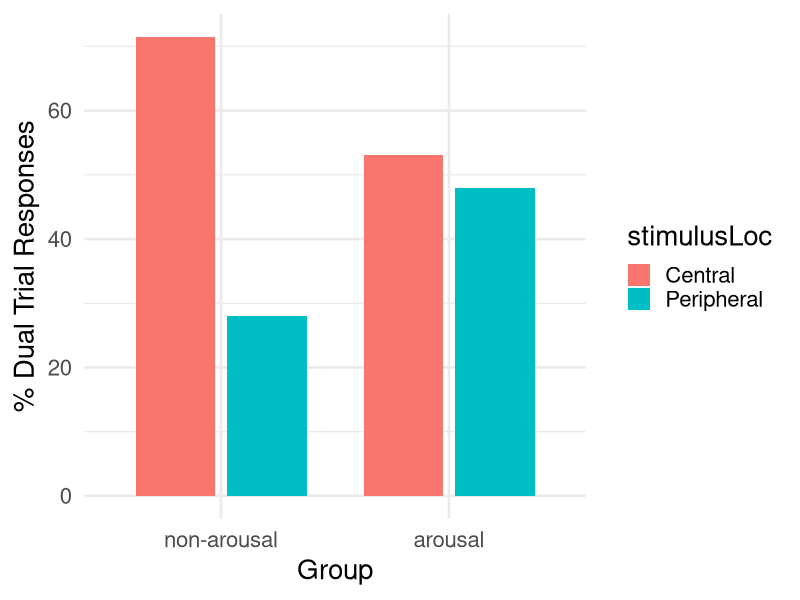
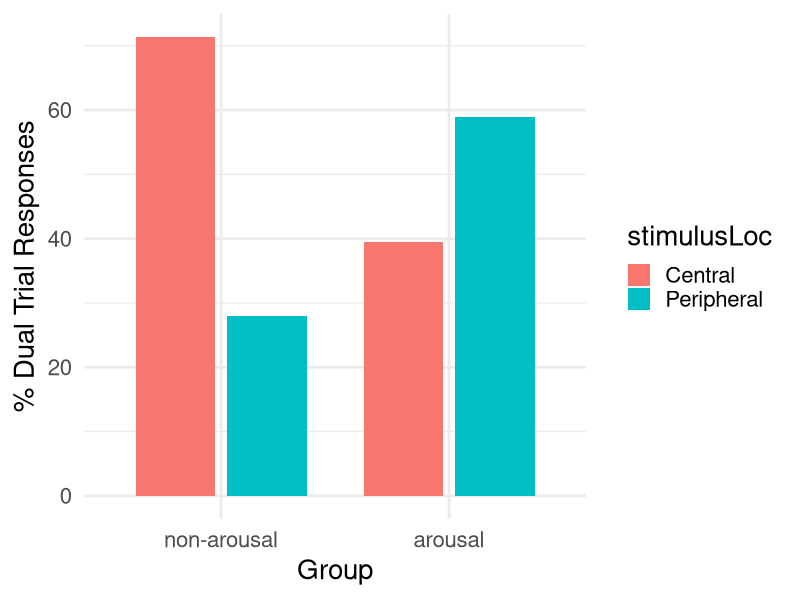
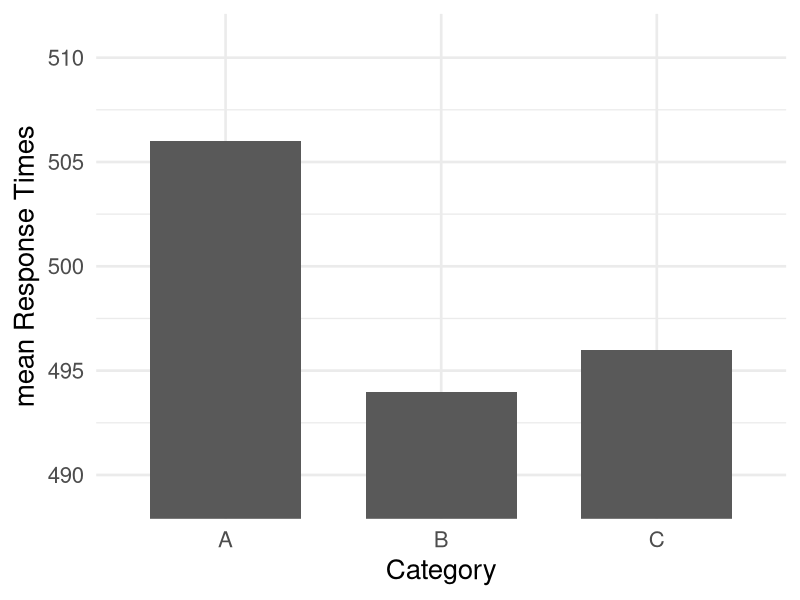
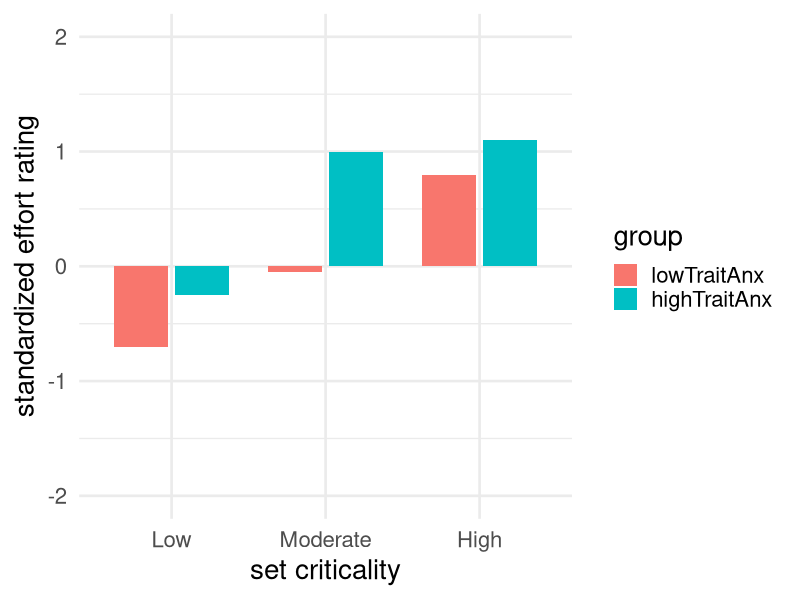
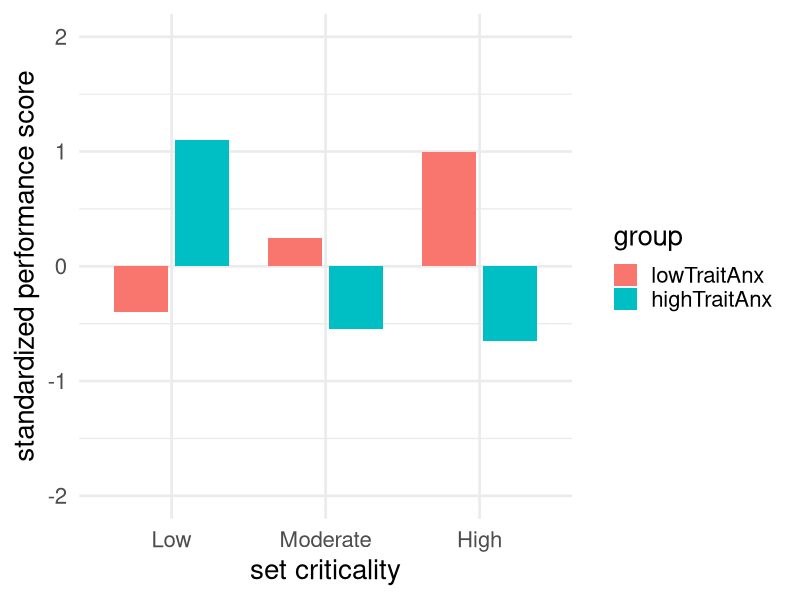
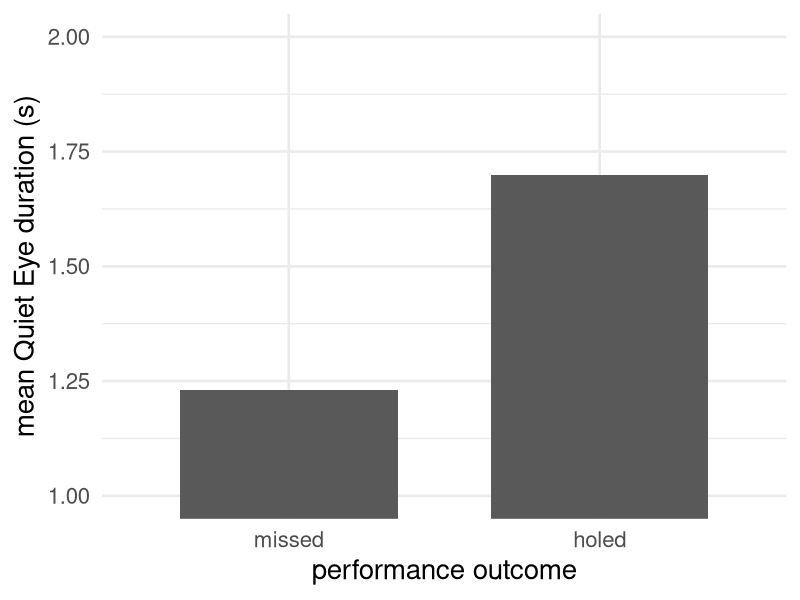
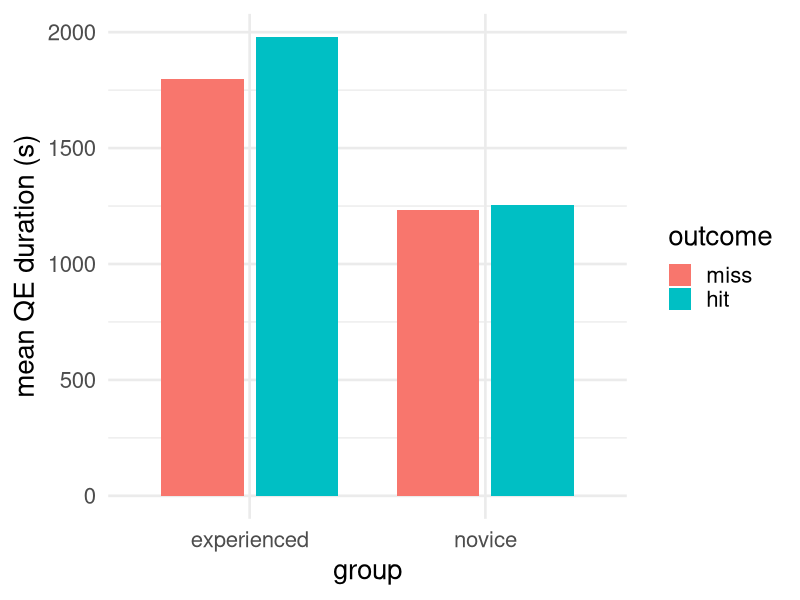
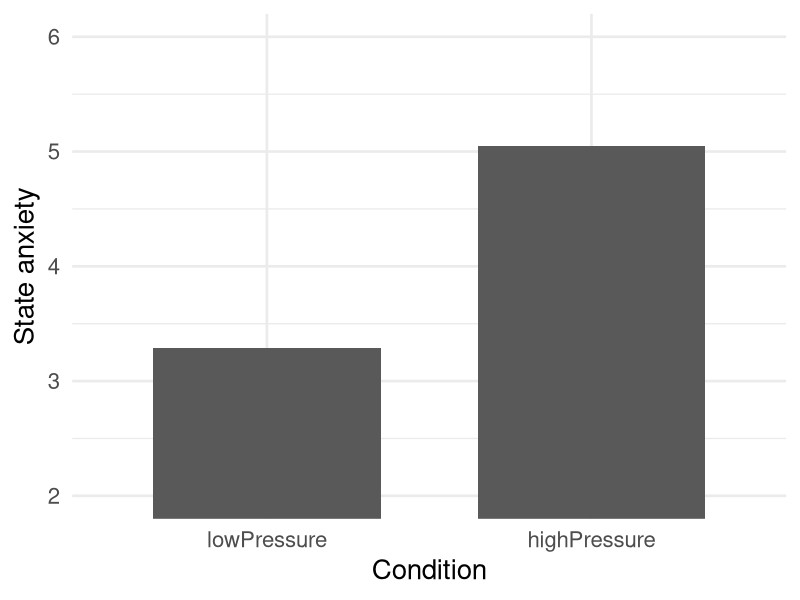

These figures' R source, in order:
## ---- chunk 1
library(ggplot2)

# Data
data <- data.frame(
    stimulusLoc = factor(c("Central", "Peripheral", "Central", "Peripheral")),
    group = factor(c("non-arousal","non-arousal","arousal","arousal"), levels = c("non-arousal","arousal")),
    accuracyPerc = c(71.5, 28, 53.1, 48)
)

# ggplot2 barplot
ggplot(data, aes(x = group, y = accuracyPerc, fill = stimulusLoc)) +
    geom_col(width = 0.7, position = position_dodge(width = 0.8)) + 
    labs(x = "Group", 
         y = "% Dual Trial Responses") +
    theme_minimal(base_size = 20)
## ---- chunk 2
library(ggplot2)

# Data
data <- data.frame(
    stimulusLoc = factor(c("Central", "Peripheral", "Central", "Peripheral")),
    group = factor(c("non-arousal","non-arousal","arousal","arousal"), levels = c("non-arousal","arousal")),
    accuracyPerc = c(71.4, 28, 39.5, 59)
)

# ggplot2 barplot
ggplot(data, aes(x = group, y = accuracyPerc, fill = stimulusLoc)) +
    geom_col(width = 0.7, position = position_dodge(width = 0.8)) + 
    labs(x = "Group", 
         y = "% Dual Trial Responses") +
    theme_minimal(base_size = 20)
## ---- chunk 3
library(ggplot2)

# Data
data <- data.frame(
    category = factor(c("A", "B", "C")),
    RTmean = c(506, 494, 496),
    RTse = c(74, 65, 67))

# ggplot2 barplot
ggplot(data, aes(x = category, y = RTmean)) +
    geom_col(width = 0.7, position = position_dodge(width = 0.8)) + 
    labs(x = "Category", 
         y = "mean Response Times") +
    coord_cartesian(ylim = c(489, 511)) +
    theme_minimal(base_size = 20)
## ---- chunk 4
library(ggplot2)

# Data
data <- data.frame(
    setCriticality = factor(c("Low", "Low", "Moderate", "Moderate", "High", "High"), levels = c("Low", "Moderate", "High")),
    group = factor(c("lowTraitAnx","highTraitAnx","lowTraitAnx","highTraitAnx","lowTraitAnx","highTraitAnx"), levels = c("lowTraitAnx","highTraitAnx")),
    effort = c(-0.7, -0.25, -0.05, 1, 0.8, 1.1))

# ggplot2 barplot
ggplot(data, aes(x = setCriticality, y = effort, fill = group)) +
    geom_col(width = 0.7, position = position_dodge(width = 0.8)) + 
    labs(x = "set criticality", 
         y = "standardized effort rating") +
    coord_cartesian(ylim = c(-2, 2)) +
    theme_minimal(base_size = 20)
## ---- chunk 5
library(ggplot2)

# Data
data <- data.frame(
    setCriticality = factor(c("Low", "Low", "Moderate", "Moderate", "High", "High"), levels = c("Low", "Moderate", "High")),
    group = factor(c("lowTraitAnx","highTraitAnx","lowTraitAnx","highTraitAnx","lowTraitAnx","highTraitAnx"), levels = c("lowTraitAnx","highTraitAnx")),
    performance = c(-0.4, 1.1, 0.25, -0.55, 1, -0.65))

# ggplot2 barplot
ggplot(data, aes(x = setCriticality, y = performance, fill = group)) +
    geom_col(width = 0.7, position = position_dodge(width = 0.8)) + 
    labs(x = "set criticality", 
         y = "standardized performance score") +
    coord_cartesian(ylim = c(-2, 2)) +
    theme_minimal(base_size = 20)
## ---- chunk 6
library(ggplot2)

# Data
data <- data.frame(
    outcome = factor(c("missed", "holed"), levels = c("missed", "holed")),
    QEmean = c(1.23, 1.70),
    QEse = c(0.73, 1.01))

# ggplot2 barplot
ggplot(data, aes(x = outcome, y = QEmean)) +
    geom_col(width = 0.7, position = position_dodge(width = 0.8)) + 
    labs(x = "performance outcome", 
         y = "mean Quiet Eye duration (s)") +
    coord_cartesian(ylim = c(1,2)) +
    theme_minimal(base_size = 20)
## ---- chunk 7
library(ggplot2)

# Data
data <- data.frame(
    outcome = factor(c("miss", "hit", "miss", "hit"), levels = c("miss","hit")),
    group = factor(c("experienced","experienced","novice","novice"), levels = c("experienced","novice")),
    QEmean = c(1800, 1980, 1235, 1255)
)

# ggplot2 barplot
ggplot(data, aes(x = group, y = QEmean, fill = outcome)) +
    geom_col(width = 0.7, position = position_dodge(width = 0.8)) + 
    labs(x = "group", 
         y = "mean QE duration (s)") +
    theme_minimal(base_size = 20)
## ---- chunk 8
library(ggplot2)

# Data
data <- data.frame(
    condition = factor(c("lowPressure", "highPressure"), levels = c("lowPressure", "highPressure")),
    AnxMean = c(3.29, 5.05),
    AnxSE = c(1.24, 0.90)
)

# ggplot2 barplot
ggplot(data, aes(x = condition, y = AnxMean)) +
    geom_col(width = 0.7, position = position_dodge(width = 0.8)) + 
    labs(x = "Condition", 
         y = "State anxiety") +
    coord_cartesian(ylim = c(2,6)) +
    theme_minimal(base_size = 20)
## ---- chunk 9
library(ggplot2)

# Data
data <- data.frame(
    condition = factor(c("lowPressure", "lowPressure", "highPressure", "highPressure"), levels = c("lowPressure", "highPressure")),
    outcome = factor(c("hit","miss","hit","miss"), levels = c("hit","miss")),
    QEmean = c(650,315,445,225)
)

# ggplot2 barplot
ggplot(data, aes(x = condition, y = QEmean, fill = outcome)) +
    geom_col(width = 0.7, position = position_dodge(width = 0.8)) + 
    labs(x = "Condition", 
         y = "mean Quiet Eye duration (ms)") +
    coord_cartesian(ylim = c(200, 700)) +
    theme_minimal(base_size = 20)
## ---- chunk 10
library(ggplot2)

# Data
data <- data.frame(
  mechanisms = c("ACTspecific", "nonACTspecific"),
  value = c(25, 75)
)

# Pie chart
ggplot(data, aes(x = "", y = value, fill = mechanisms)) +
  geom_col(width = 1) +
  coord_polar(theta = "y") +
  theme_void(base_size = 30) +
  theme(legend.position = "right")
## ---- chunk 11
library(ggplot2)

# Data
data <- data.frame(
    condition = factor(c("retention1", "retention1", "transfer", "transfer","retention2", "retention2"), levels = c("retention1", "transfer", "retention2")),
    training = factor(c("QuietEye", "technical", "QuietEye", "technical", "QuietEye", "technical"), levels = c("QuietEye", "technical")),
    anxiety = c(2.77, 2.22, 6.20, 6.74, 3.31, 2.68)
    )

# ggplot2 barplot
ggplot(data, aes(x = condition, y = anxiety, fill = training)) +
    geom_col(width = 0.7, position = position_dodge(width = 0.8)) + 
    labs(x = "post-test condition", 
         y = "state anxiety") +
    coord_cartesian(ylim = c(1, 7)) +
    theme_minimal(base_size = 20)
## ---- chunk 12
library(ggplot2)

# Data
data <- data.frame(
    block = factor(c("pre", "pre", "Train1", "Train1", "Train2", "Train2", "Train3", "Train3", "Train4", "Train4", "Train5", "Train5", "Train6", "Train6", "Train7", "Train7", "Train8", "Train8")),
    group = factor(c("QuietEye","technical", "QuietEye","technical","QuietEye","technical","QuietEye","technical","QuietEye","technical","QuietEye","technical","QuietEye","technical","QuietEye","technical","QuietEye","technical"), levels = c("QuietEye","technical")),
    performanceMean = c(257,254,280,276,283,286,302,301,290,309,286,296,297,298,309,297,317,307)
)

# ggplot2 barplot
ggplot(data, aes(x = block, y = performanceMean, color = group)) +
    geom_line(aes(group = group), linewidth = 1) +
    geom_point(size = 2) + 
    labs(x = "block", 
       y = "Performance (/400)") +
    theme_minimal(base_size = 20)

## ---- chunk 13
library(ggplot2)

# Data
data <- data.frame(
    condition = factor(c("preTest","preTest","retention1", "retention1", "transfer", "transfer","retention2", "retention2"), levels = c("preTest", "retention1", "transfer", "retention2")),
    training = factor(c("QuietEye", "technical","QuietEye", "technical", "QuietEye", "technical", "QuietEye", "technical"), levels = c("QuietEye", "technical")),
    QEmean = c(1047,956,3261,1418,2829,895,3224,1343)
    )

# ggplot2 barplot
ggplot(data, aes(x = condition, y = QEmean, fill = training)) +
    geom_col(width = 0.7, position = position_dodge(width = 0.8)) + 
    labs(x = "condition", 
         y = "mean Quiet Eye durations (ms)") +
    theme_minimal(base_size = 20)
## ---- chunk 14
library(ggplot2)

# Data
data <- data.frame(
    condition = factor(c("preTest","preTest","retention1", "retention1", "transfer", "transfer","retention2", "retention2"), levels = c("preTest", "retention1", "transfer", "retention2")),
    training = factor(c("QuietEye", "technical","QuietEye", "technical", "QuietEye", "technical", "QuietEye", "technical"), levels = c("QuietEye", "technical")),
    performance = c(255, 254, 313, 296, 303, 259, 306, 293)
    )

# ggplot2 barplot
ggplot(data, aes(x = condition, y = performance, fill = training)) +
    geom_col(width = 0.7, position = position_dodge(width = 0.8)) + 
    labs(x = "condition", 
         y = "performance (/400)") +
    coord_cartesian(ylim = c(240,310)) +
    theme_minimal(base_size = 20)
